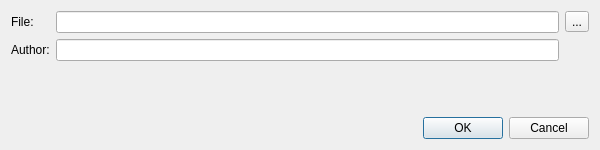
<?xml version="1.0" encoding="UTF-8"?>
<ui version="4.0">
 <class>MovieRecordDialog</class>
 <widget class="QDialog" name="MovieRecordDialog">
  <property name="geometry">
   <rect>
    <x>0</x>
    <y>0</y>
    <width>600</width>
    <height>150</height>
   </rect>
  </property>
  <property name="windowTitle">
   <string>Record Movie</string>
  </property>
  <layout class="QVBoxLayout">
   <item>
    <layout class="QGridLayout">
     <item row="0" column="0">
      <widget class="QLabel">
       <property name="text">
        <string>File:</string>
       </property>
      </widget>
     </item>
     <item row="0" column="1">
      <widget class="QLineEdit" name="filePath"/>
     </item>
     <item row="0" column="2">
      <widget class="QToolButton" name="filePathButton">
       <property name="text">
        <string>...</string>
       </property>
      </widget>
     </item>
     <item row="1" column="0">
      <widget class="QLabel">
       <property name="text">
        <string>Author:</string>
       </property>
      </widget>
     </item>
     <item row="1" column="1">
      <widget class="QLineEdit" name="authorLineEdit">
       <property name="maxLength">
        <number>32</number>
       </property>
      </widget>
     </item>
    </layout>
   </item>
   <item>
    <spacer>
     <property name="orientation">
      <enum>Qt::Vertical</enum>
     </property>
    </spacer>
   </item>
   <item>
    <widget class="QLabel" name="noteLabel"/>
   </item>
   <item>
    <widget class="QDialogButtonBox" name="buttonBox">
     <property name="standardButtons">
      <set>QDialogButtonBox::Cancel|QDialogButtonBox::Ok</set>
     </property>
    </widget>
   </item>
  </layout>
 </widget>
</ui>
